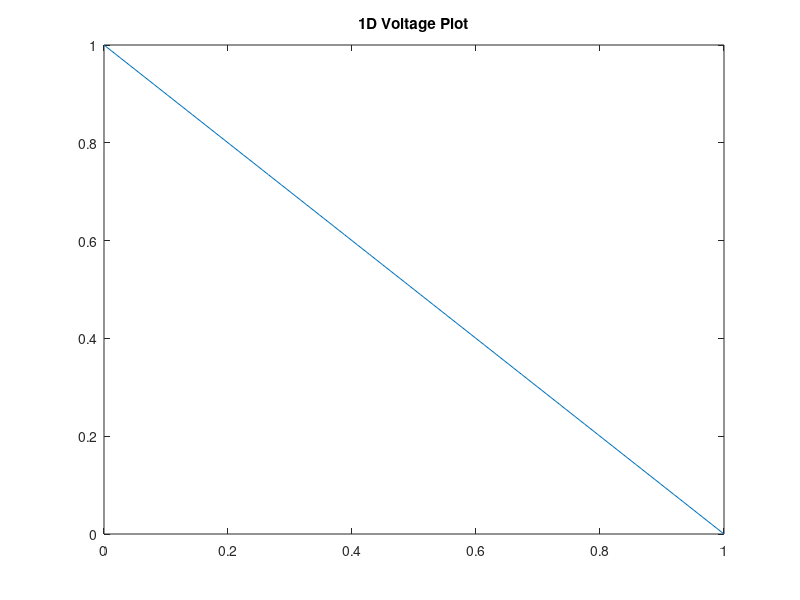

Write the MATLAB code that produced this figure.
%% Laplace's Equation - Part 1: One Dimensional Case 

%TODO Set up boundary conditions with conductivity maps
%for part 1 only doing a 1d solution from 0 to L
%for part 1&2 the conductivity map will use resistors of value 1
%for part 3 the boxes will have very low but finite conductivity

%TODO Set up G-Matrix similar to PA
%TODO implement and compare to analytical solution
%required plots: 2d plot of V(x), surface plot of V(x,y)

%TODO with altered conductivity map, plot conductivity, potential, electric
%field, and current density. play around with mesh density, bottleneck
%width, and conductivity and produce graphs

nx = 50;
ny = 50;
G = sparse(nx);
B = zeros(1,nx);
cMap = ones(nx*ny);
for i = 1:nx
    %Set up G-Matrix
     if i == 1
        G(i,i) = 1;
        B(i) = 1;
     elseif i == nx
        G(i,i) = 1;
     else
        G(i,i+1) = 1;
        G(i,i-1) = 1;
        G(i,i) = -2;
    end
end
%solve for V and plot
V = G\B';
X = linspace(0,1,length(V));
figure(1)
plot(X,V)
title('1D Voltage Plot')


%setting conductivity map for 3rd part
% for q = 1:nx
%     for w = 1:ny
%         if (q<0.6*nx && q>0.4*nx && w>0.6*ny) || (q<0.6*nx && q>0.4*nx && w<0.4*ny)
%             cMap(q,w) = 1e-2;
%         end
%     end
% end

